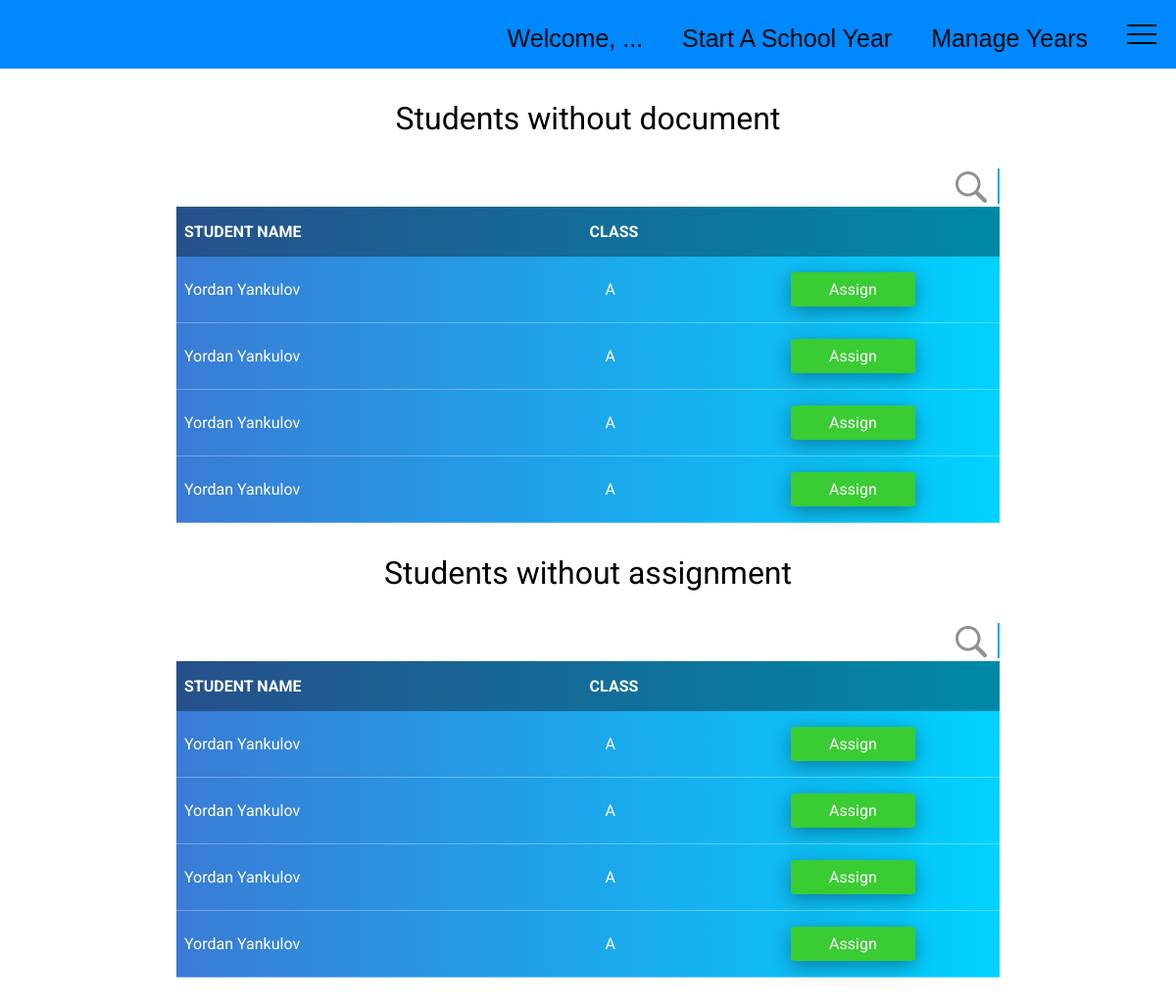
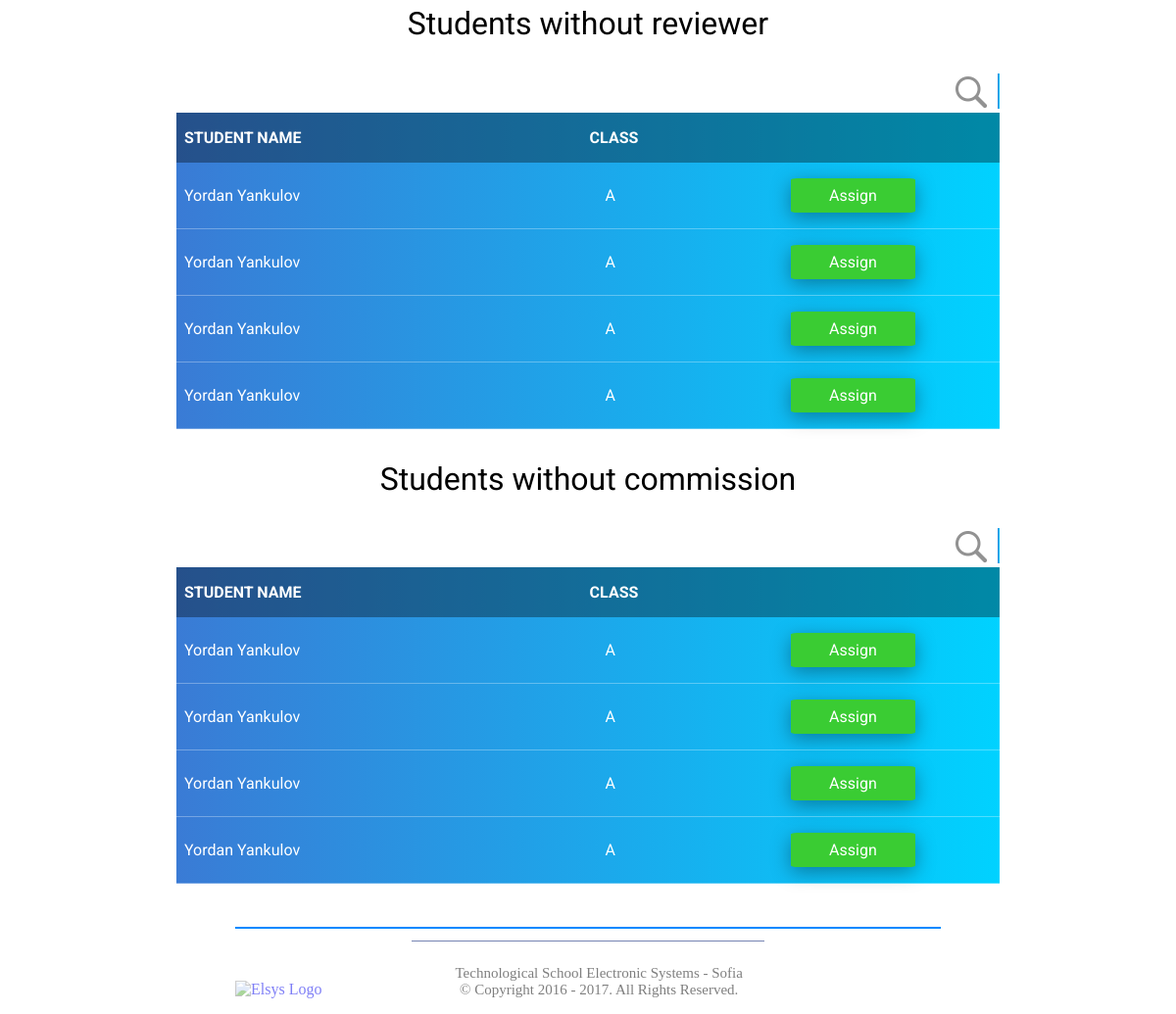
Before: /admin_panel/ with the older database file (2 pictures, top to bottom).
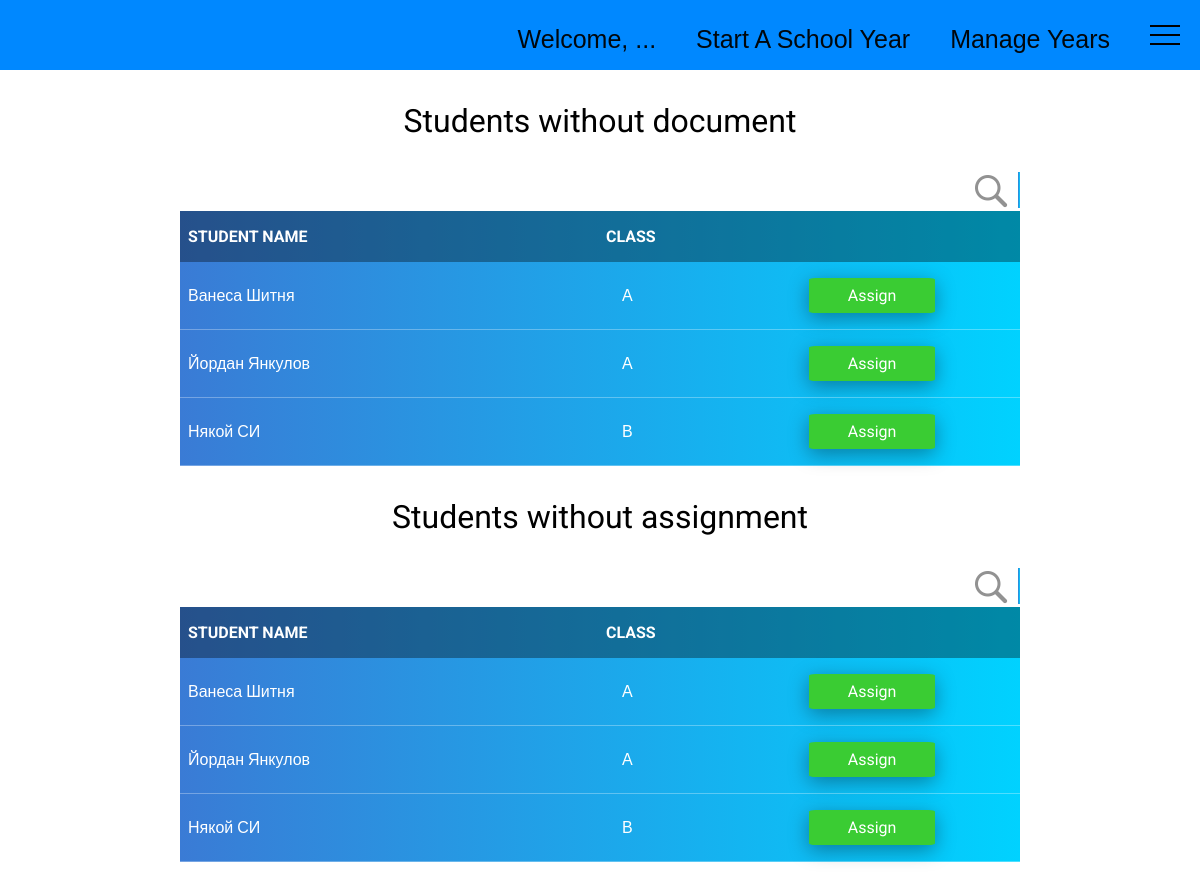
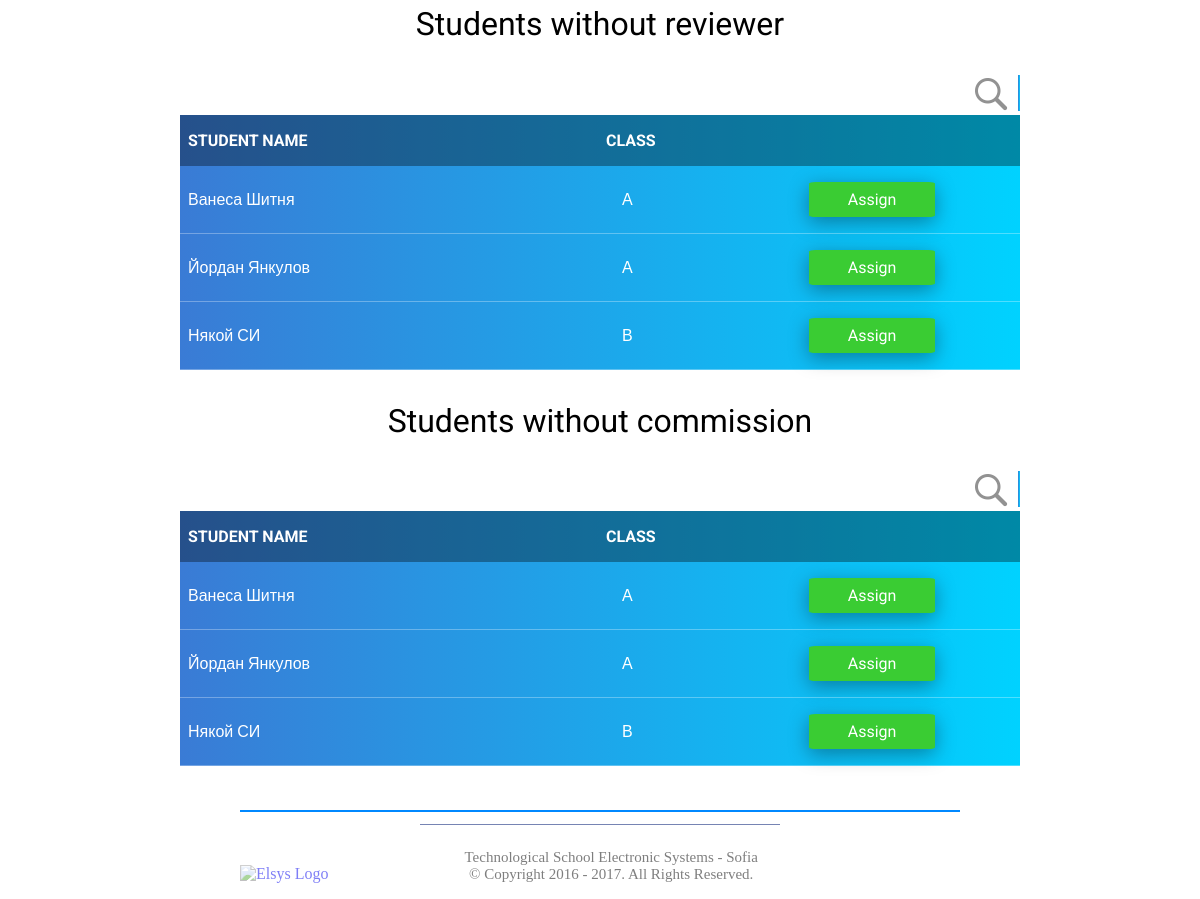
After: the same page with the newer database file (2 pictures, top to bottom).
### admin_panel/models.py (models this page shows, shortened)
class Student(models.Model):
    id = models.AutoField(primary_key=True)
    student_name = models.CharField(max_length=200)
    student_class = models.CharField(max_length=1)
    student_number = models.IntegerField()
    system_programming = models.BooleanField(default=True)
    has_document = models.BooleanField(default=False)
    has_assignment = models.BooleanField(default=False)
    has_commission = models.BooleanField(default=False)
    has_reviewer = models.BooleanField(default=False)
    assigned_teacher = models.ForeignKey(Teacher, on_delete=models.CASCADE, null=True)
    assigned_thesis = models.ForeignKey(Thesis, on_delete=models.CASCADE, null=True)
    assigned_reviewer = models.ForeignKey(Reviewer, on_delete=models.CASCADE, null=True)

### admin_panel/views.py (the view)
def admin_homepage(request):
    students_list_document = init_list()
    students_list_assignment = init_list()
    students_list_reviewer = init_list()
    students_list_commission  = init_list()
    students_list_document = [student for student in students_list_document if student.has_document == False]
    students_list_assignment = [student for student in students_list_assignment if student.has_assignment == False]
    students_list_reviewer = [student for student in students_list_reviewer if student.has_reviewer == False]
    students_list_commission = [student for student in students_list_commission if student.has_commission == False]
    context = {'students_list_document': students_list_document,'students_list_assignment' : students_list_assignment,
               'students_list_reviewer': students_list_reviewer,'students_list_commission' : students_list_commission}
    return render(request, 'admin_homepage.html', context)

### admin_panel/views.py (called while the page is built)
def init_list():
    return list(Student.objects.order_by('student_class','student_name'))

### admin_panel/templates/admin_homepage.html (shortened to what this page needs)
{% extends 'base.html' %}
{% block extra_head %}
  {% load static %}
    <link rel="stylesheet" type="text/css" href="{% static 'admin_homepage_other/admin_homepage.css' %}">
{% endblock %}
{% block content %}
  {% load static %}
  <h1 id="document-header"> Students without document </h1>
  <div class="search">
    <img id="search-icon" class="document" src="{% static 'admin_homepage_other/search-icon.png' %}" alt="search-icon">
    <input id="document-search" type="text" name="search" placeholder="Search..." onfocus="this.placeholder = ''" onblur="this.placeholder = 'Search...'">
  </div>
  <table id="document" class="document">
    <tr>
      <th>Student Name</th>
      <th>Class</th>
      <th></th>
    </tr>
    {% if students_list_document %}
      {% for student in students_list_document %}
      <tr>
        <td>{{ student.student_name }}</td>
        <td>{{ student.student_class }}</td>
        <td>
            <a><div class="assign">Assign</div></a>
        </td>
      </tr>
      {% endfor %}
    {% endif %}
   </table>
   <h1 id="assignment-header"> Students without assignment </h1>
   <div class="search">
     <img id="search-icon" class="assignment" src="{% static 'admin_homepage_other/search-icon.png' %}" alt="search-icon">
     <input id="assignment-search" type="text" name="search" placeholder="Search..." onfocus="this.placeholder = ''" onblur="this.placeholder = 'Search...'">
   </div>
   <table id="assignment" class="assignment">
     <tr>
       <th>Student Name</th>
       <th>Class</th>
       <th></th>
     </tr>
     {% if students_list_assignment %}
       {% for student in students_list_assignment %}
       <tr>
         <td>{{ student.student_name }}</td>
         <td>{{ student.student_class }}</td>
         <td>
             <a><div class="assign">Assign</div></a>
         </td>
       </tr>
       {% endfor %}
     {% endif %}
  </table>
    <h1 id="reviewer-header"> Students without reviewer </h1>
    <div class="search">
      <img id="search-icon" class="reviewer" src="{% static 'admin_homepage_other/search-icon.png' %}" alt="search-icon">
      <input id="reviewer-search" type="text" name="search" placeholder="Search..." onfocus="this.placeholder = ''" onblur="this.placeholder = 'Search...'">
    </div>
    <table id="reviewer" class="reviewer">
      <tr>
        <th>Student Name</th>
        <th>Class</th>
        <th></th>
      </tr>
      {% if students_list_reviewer %}
        {% for student in students_list_reviewer %}
        <tr>
          <td>{{ student.student_name }}</td>
          <td>{{ student.student_class }}</td>
          <td>
              <a><div class="assign">Assign</div></a>
          </td>
        </tr>
        {% endfor %}
      {% endif %}
   </table>
   <h1 id="commission-header"> Students without commission </h1>
   <div class="search">
     <img id="search-icon" class="commission" src="{% static 'admin_homepage_other/search-icon.png' %}" alt="search-icon">
     <input id="commission-search" type="text" name="search" placeholder="Search..." onfocus="this.placeholder = ''" onblur="this.placeholder = 'Search...'">
   </div>
   <table id="commission" class="commission">
     <tr>
       <th>Student Name</th>
       <th>Class</th>
       <th></th>
     </tr>
     {% if students_list_commission %}
       {% for student in students_list_commission %}
       <tr>
         <td>{{ student.student_name }}</td>
         <td>{{ student.student_class }}</td>
         <td>
             <a><div class="assign">Assign</div></a>
         </td>
       </tr>
       {% endfor %}
     {% endif %}
  </table>
{% endblock %}

### admin_panel/templates/base.html (shortened to what this page needs)
<html>
  {% load static %}
  <head>
    <link rel="stylesheet" type="text/css" href="{% static 'other_pages_other/footer_nav.css' %}">
    <link href="//cdnjs.cloudflare.com/ajax/libs/jquery-form-validator/2.3.26/theme-default.min.css" rel="stylesheet" type="text/css" />
    {% block extra_head %}{% endblock %}
  </head>
  <body class="none">
    <div class="container">
      <ul class="nav" id="navigation">
        <li id="icon" class="icon" onclick="myFunction(this)">
          <div class="bar1"></div>
          <div class="bar2"></div>
          <div class="bar3"></div>
        </li>
        <li id="finyear"><a href="{% url 'man_years'%}">Manage Years</a></li>
        <li id="newyear"><a href="{% url 'new_year'%}">Start A School Year</a></li>
        <li id="greetings"><a href="{% url 'admin_homepage'%}">Welcome, ...</a></li>
      </ul>
      <div class="main-content" id="main">
        {% block content %}
        {% endblock %}
      </div>
      <div class="footer">
        <div class="line1"></div>
        <div class="line2"></div>
        <a href="http://www.elsys-bg.org/">
          <img src="http://www.elsys-bg.org/wp-content/themes/elsys/images/logo.png" alt="Elsys Logo">
        </a>
        <div class="footer-text">
          Technological School Electronic Systems - Sofia <br>
          &#169; Copyright 2016 - 2017. All Rights Reserved.
        </div>
      </div>
    </div>
  </body>
</html>

### admin_panel/static/other_pages_other/footer_nav.css (style rules this page uses)
html,body { padding: 0; margin: 0; height: 100%; }
ul.nav { position: fixed; height: 70px; width: 100%; list-style-type: none; margin: 0; padding: 0; overflow: hidden; background-color: #0088ff; transition: top 0.2s ease-in-out; top: 0; z-index: 6; }
ul.nav li { float: right; }
.nav li a { display: inline-block; text-align: center; text-decoration: none; }
ul.nav li a, .side a { display: inline-block; color: #01070c; text-align: center; padding: 25px 20px; font-size: 25px; text-decoration: none; transition: 0.3s; font-family: 'Josefin Slab', sans-serif; }
.bar1, .bar2, .bar3 { width: 30px; height: 2px; background-color: black; margin: 7px 20px; transition: 0.4s; }
.icon { padding:18px 0; cursor: pointer; }
.container { min-height: 100%; position: relative; }
.main-content { transition: margin-left .5s; text-align: center; }
.footer { left: 0; position: absolute; bottom: 0.5em; width: 100%; }
.line1 { width: 60%; height: 2px; background-color: #0088ff; margin: auto; margin-top: 1%; }
.line2 { width: 30%; height: 1px; background-color: #1b3280; opacity: 0.6; margin: auto; margin-top: 1%; }
.footer a { cursor: pointer; display: inline-block; margin-left: 20%; opacity: 0.5; }
.footer-text { text-align: center; display: inline-block; opacity: 0.5; margin-top: 2%; margin-left: 17%; font-size: 17px; margin-right: 35%; }
@media screen and (max-width:1355px) { .footer-text { font-size: 15px; margin-right: 25%; margin-left: 11%; } }

Changed rows visible on the page:
removed Student: student_name "Yordan Yankulov", student_class "A"
removed Student: student_name "Yordan Yankulov", student_class "A"
removed Student: student_name "Yordan Yankulov", student_class "A"
removed Student: student_name "Yordan Yankulov", student_class "A"
added Student: student_name "Ванеса Шитня", student_class "А"
added Student: student_name "Йордан Янкулов", student_class "А"
added Student: student_name "Някой СИ", student_class "В"
